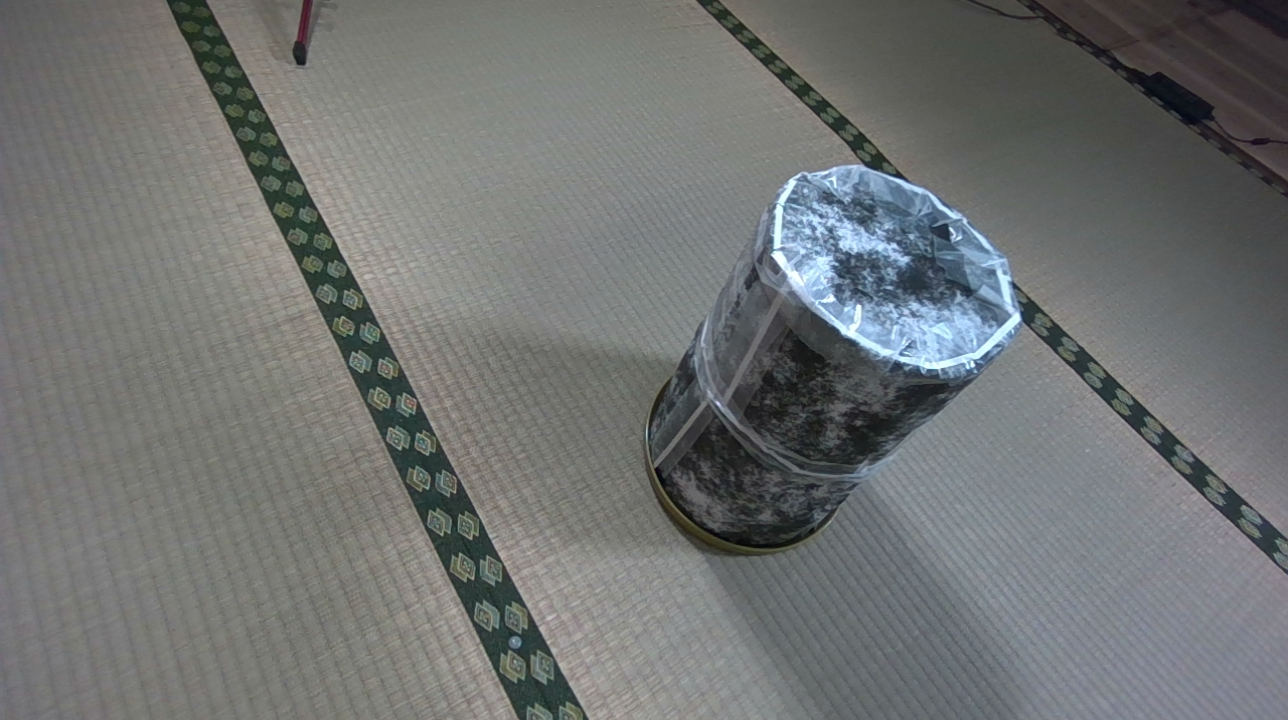
#> input picture MultiView/cylinder_img/0007.png, 1288 x 720 px
$ python ImageFindHomography.py
#> lines starting #> are read from the running program, lines starting #| are printed output that depends on the picture; after the words box and inside, x2 and y2 are one past the last pixel; in counts of white or black regions, pixels touching at a corner belong together
# https://docs.opencv.org/3.4/d1/de0/tutorial_py_feature_homography.html

import numpy as np
import cv2 as cv
from matplotlib import pyplot as plt

MIN_MATCH_COUNT = 10
img1 = cv.imread('cylinder_img/0007.png', cv.IMREAD_GRAYSCALE) # queryImage
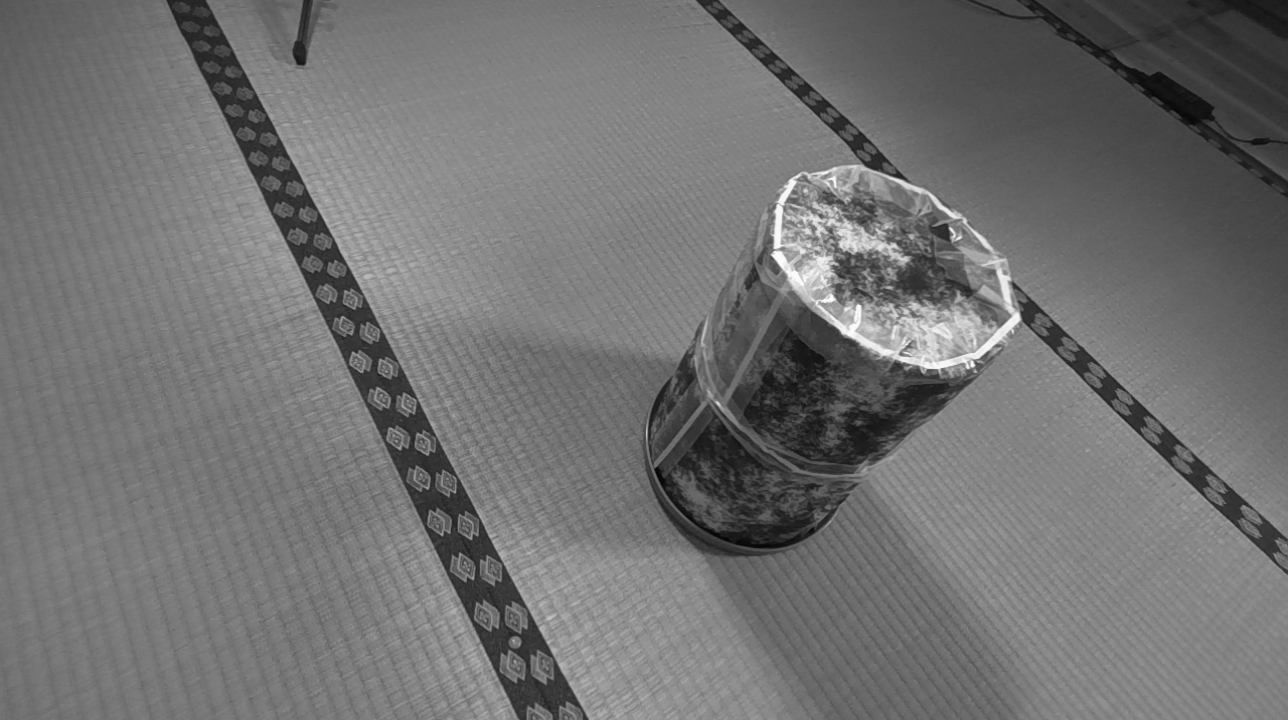
#> img1: shape (720, 1288); min 3, max 253, mean 113.7
img2 = cv.imread('cylinder_img/0008.png', cv.IMREAD_GRAYSCALE) # trainImage
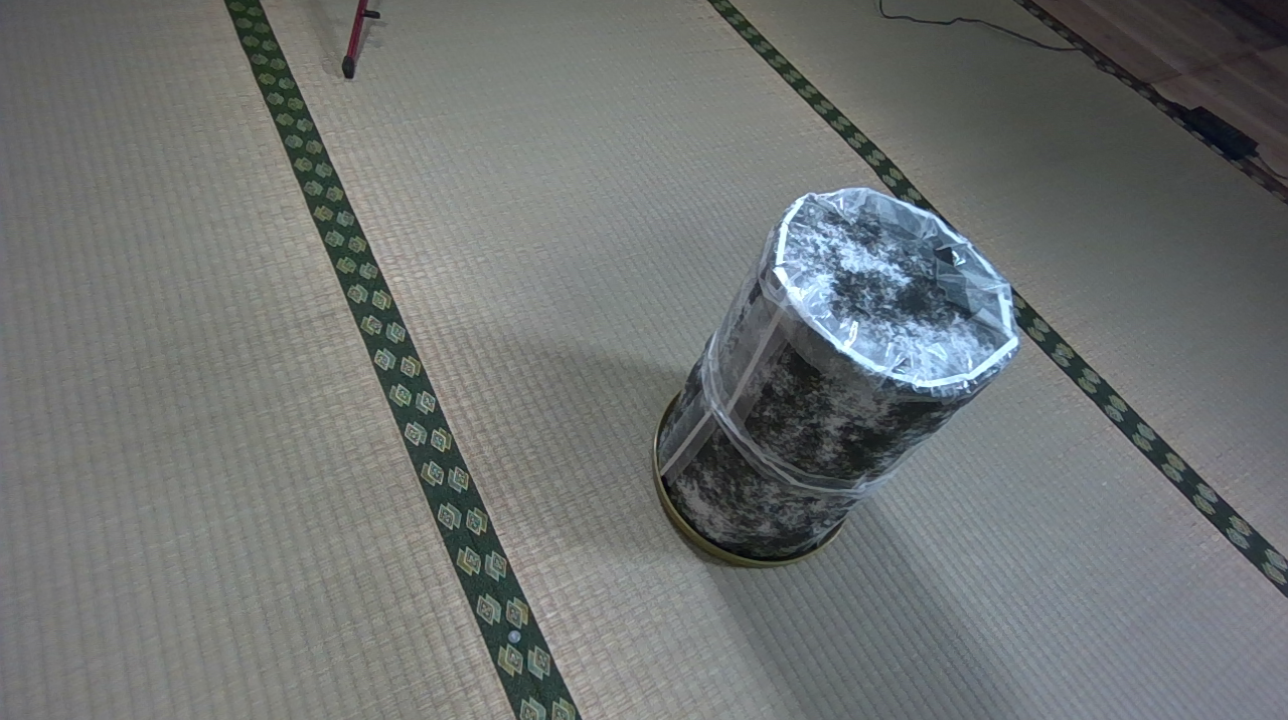
#> input picture MultiView/cylinder_img/0008.png, 1288 x 720 px
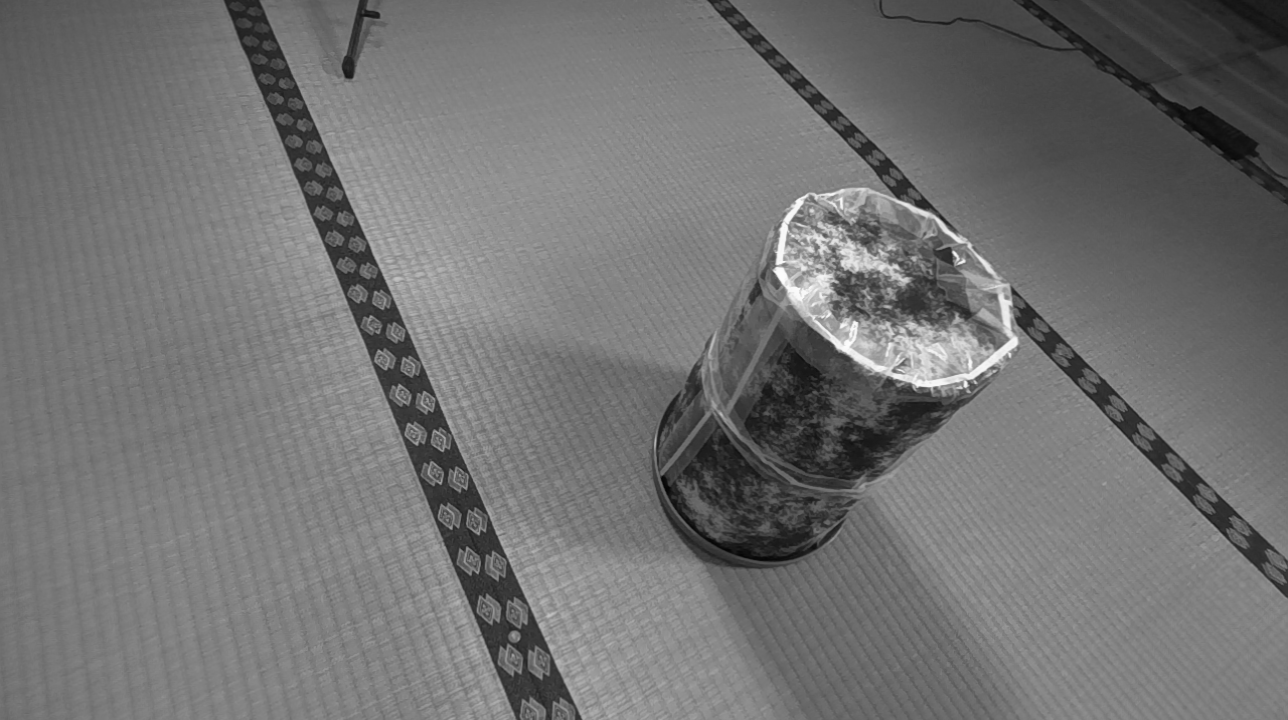
#> img2: shape (720, 1288); min 4, max 252, mean 114.1
# Initiate SIFT detector
sift = cv.SIFT_create()
# find the keypoints and descriptors with SIFT
kp1, des1 = sift.detectAndCompute(img1,None)
#> kp1 = 3095 keypoints; strongest (x, y, size): (951, 229, 2.8), (1016, 318, 7.4), (973, 365, 2.9), (778, 257, 7.5)
kp2, des2 = sift.detectAndCompute(img2,None)
#> kp2 = 2970 keypoints; strongest (x, y, size): (954, 253, 3.1), (966, 385, 3.2), (780, 273, 7.5), (895, 376, 4.2)
FLANN_INDEX_KDTREE = 1
index_params = dict(algorithm = FLANN_INDEX_KDTREE, trees = 5)
search_params = dict(checks = 50)
flann = cv.FlannBasedMatcher(index_params, search_params)
matches = flann.knnMatch(des1,des2,k=2)
#> matches = 3095 matches
# store all the good matches as per Lowe's ratio test.
good = []
for m,n in matches:
    if m.distance < 0.7*n.distance:
        good.append(m)
#> after the loop, good = 1273 matches


if len(good)>MIN_MATCH_COUNT:
    src_pts = np.float32([ kp1[m.queryIdx].pt for m in good ]).reshape(-1,1,2)
#> src_pts = 1273 rows, first 8: [165.3, 13.46], [185.1, 7.94], [203.8, 80.65], [206.1, 85.89], [206.3, 47.1], [208.1, 31.33], [209.4, 91.89], [211.9, 67.19]
    dst_pts = np.float32([ kp2[m.trainIdx].pt for m in good ]).reshape(-1,1,2)
#> dst_pts = 1273 rows, first 8: [222.1, 10.87], [262.8, 59.88], [259, 90.99], [261, 96.06], [279.7, 99.6], [301.4, 125.2], [263.4, 101.8], [302.8, 164.2]
    M, mask = cv.findHomography(src_pts, dst_pts, cv.RANSAC,5.0)
#> M = [[0.867, -0.0654, 83.73], [0.0157, 0.906, 14.15], [-5.58e-05, -3.55e-05, 1]]; mask = 1273 values, max 1 at index 2, min 0 at index 0, mean 0.808
    matchesMask = mask.ravel().tolist()
#> matchesMask has the same summary as mask
    h,w = img1.shape
#> h = 720; w = 1288
    pts = np.float32([ [0,0],[0,h-1],[w-1,h-1],[w-1,0] ]).reshape(-1,1,2)
    dst = cv.perspectiveTransform(pts,M)
#> dst = [[83.73, 14.15], [37.69, 682.8], [1276.6, 759.5], [1292.1, 37]]
    img2 = cv.polylines(img2,[np.int32(dst)],True,255,3, cv.LINE_AA)
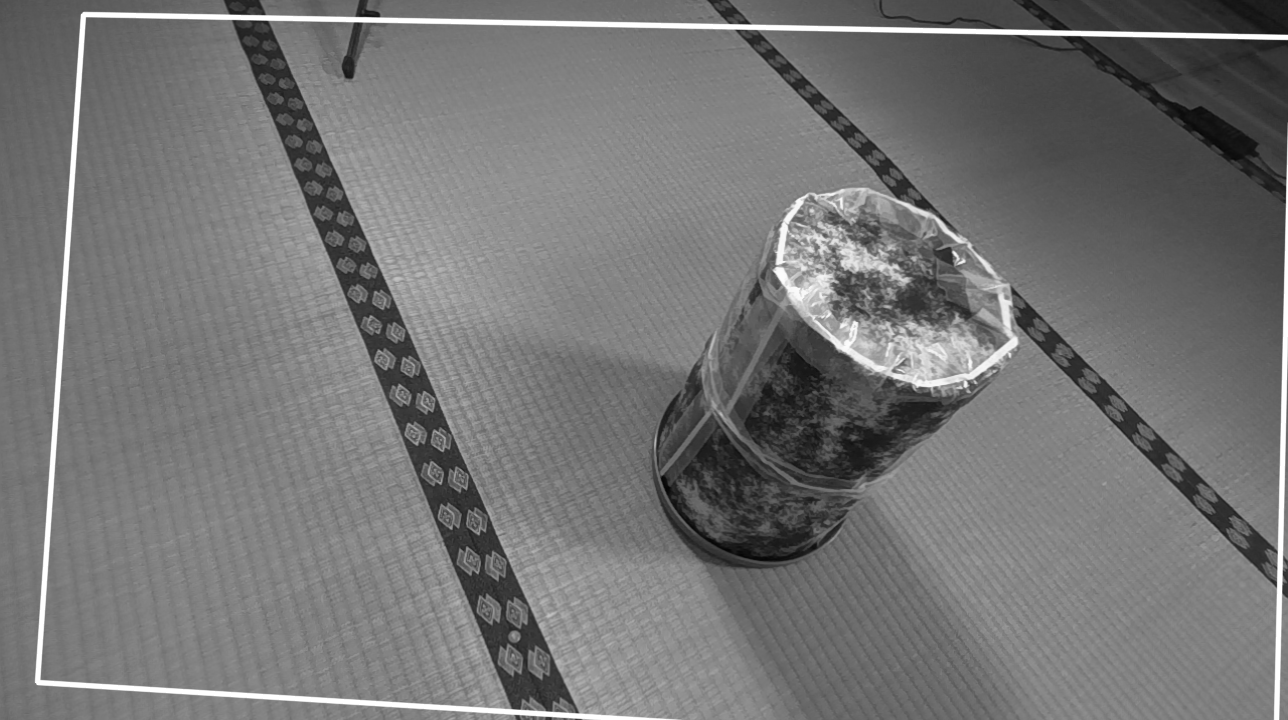
#> img2: shape (720, 1288); 2.24% of pixels changed, all inside (x1, y1, x2, y2) = (34, 11, 1288, 720)
else:
    print( "Not enough matches are found - {}/{}".format(len(good), MIN_MATCH_COUNT) )
    matchesMask = None


draw_params = dict(matchColor = (0,255,0), # draw matches in green color
                   singlePointColor = None,
                   matchesMask = matchesMask, # draw only inliers
                   flags = 2)
#> draw_params = 4 items
img3 = cv.drawMatches(img1,kp1,img2,kp2,good,None,**draw_params)
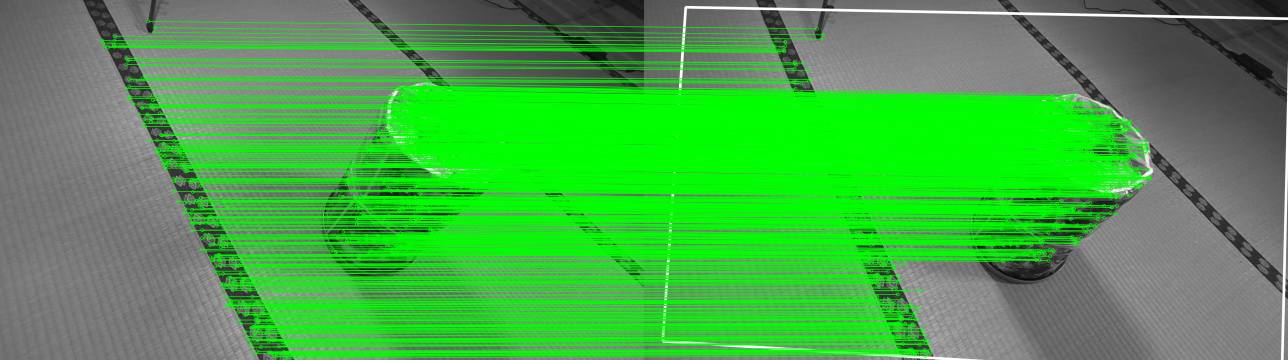
#> img3: shape (720, 2576, 3) (shown at 1/2 size); mean of channels 0, 1, 2 72.2, 164.6, 72.2; drawn as B, G, R
plt.imshow(img3, 'gray'),plt.show()
